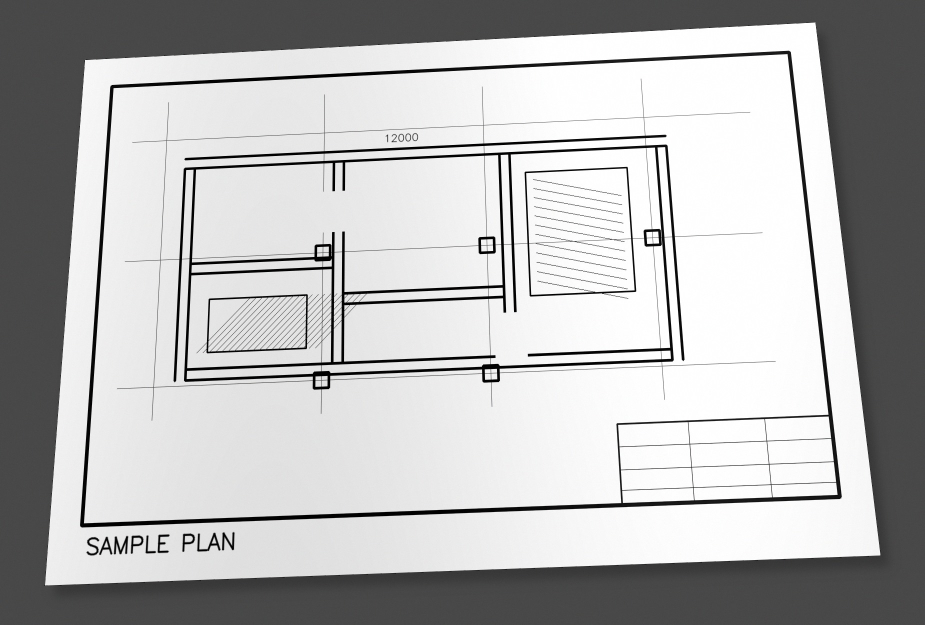
#> input picture cad_photo_to_dxf/samples/test.jpg, 1850 x 1250 px (shown at 1/2 size); its folder holds only this picture in this run
$ python -i scan_cleanup.py   (imports and definitions only)   (older library calls are emulated)
#> lines starting #> are read from the running program, lines starting #| are printed output that depends on the picture; after the words box and inside, x2 and y2 are one past the last pixel; in counts of white or black regions, pixels touching at a corner belong together
### cad_photo_to_dxf/app/performance_observability.py
from __future__ import annotations

from collections.abc import Callable
from time import perf_counter


PerformanceCallback = Callable[[str, float], None]


def performance_clock() -> float:
    """Return a monotonic high-resolution timestamp for stage measurements."""

    return perf_counter()


def emit_performance(
    callback: PerformanceCallback | None,
    stage: str,
    seconds: float,
) -> None:
    """Publish one non-negative stage duration without affecting processing."""

    if callback is not None:
        callback(stage, max(0.0, float(seconds)))


def record_performance(
    callback: PerformanceCallback | None,
    stage: str,
    started_at: float,
) -> None:
    emit_performance(
        callback,
        stage,
        performance_clock() - started_at,
    )

### cad_photo_to_dxf/app/resolution.py
from __future__ import annotations

from collections.abc import Iterable, Sequence
from math import floor, isfinite


REFERENCE_LONG_EDGE_PX = 2400.0
MIN_IMAGE_LONG_EDGE_FOR_SCALING = 800.0
MIN_RESOLUTION_SCALE = 0.5
MAX_RESOLUTION_SCALE = 3.0


def _positive_finite(value: float, name: str) -> float:
    normalized = float(value)
    if not isfinite(normalized) or normalized <= 0:
        raise ValueError(f"{name} must be a positive finite number")
    return normalized


def _clamp_scale(value: float) -> float:
    normalized = _positive_finite(value, "Resolution scale")
    return max(MIN_RESOLUTION_SCALE, min(MAX_RESOLUTION_SCALE, normalized))


def image_resolution_scale(
    shape: Sequence[int],
    *,
    reference_long_edge_px: float = REFERENCE_LONG_EDGE_PX,
) -> float:
    """Return a bounded multiplier for pixel-domain parameters.

    Tiny synthetic images retain scale 1.0 so unit tests and small icons are not
    interpreted as photographed sheets. Real images scale all distance-based
    parameters against one reference long edge.
    """
    reference = _positive_finite(reference_long_edge_px, "Reference long edge")
    if len(shape) < 2:
        raise ValueError("Image shape must contain height and width")
    height = int(shape[0])
    width = int(shape[1])
    if height <= 0 or width <= 0:
        raise ValueError("Image dimensions must be positive")
    long_edge = float(max(height, width))
    if long_edge < MIN_IMAGE_LONG_EDGE_FOR_SCALING:
        return 1.0
    return _clamp_scale(long_edge / reference)


# [44 lines left out: functions coordinate_resolution_scale, scaled_int, scaled_odd, spatial_bucket, not called in this run]

### cad_photo_to_dxf/app/scan_cleanup.py
from __future__ import annotations

from dataclasses import dataclass

import cv2
import numpy as np

from .performance_observability import (
    PerformanceCallback,
    performance_clock,
    record_performance,
)
from .resolution import image_resolution_scale


_DIGITAL_WHITE_RATIO = 0.90
_BACKGROUND_MAX_SIDE = 1200
_COMPONENT_TILE_SIZE = 2048
_COMPONENT_OVERLAP = 64
_SPECK_TILE_SIZE = 1024
_SPECK_OVERLAP = 64


@dataclass(frozen=True)
class PreparedScanPage:
    gray: np.ndarray
    normalized: np.ndarray
    binary: np.ndarray
    threshold: int
    clean_digital: bool


def _to_gray(image: np.ndarray) -> np.ndarray:
    if image is None or image.size == 0:
        raise ValueError("Scan source image must not be empty")
    if image.ndim == 2:
        gray = image
    elif image.ndim == 3 and image.shape[2] in (3, 4):
        code = cv2.COLOR_BGRA2GRAY if image.shape[2] == 4 else cv2.COLOR_BGR2GRAY
        gray = cv2.cvtColor(image, code)
    else:
        raise ValueError("Scan source must be grayscale, BGR, or BGRA")
    if gray.dtype != np.uint8:
        gray = cv2.normalize(gray, None, 0, 255, cv2.NORM_MINMAX).astype(np.uint8)
    return np.ascontiguousarray(gray)


def _background_estimate(gray: np.ndarray) -> np.ndarray:
    """Estimate slow paper shading without blurring the full-size page repeatedly."""

    height, width = gray.shape
    maximum = max(height, width)
    ratio = min(1.0, _BACKGROUND_MAX_SIDE / float(maximum))
    if ratio < 1.0:
        small = cv2.resize(
            gray,
            (max(1, int(round(width * ratio))), max(1, int(round(height * ratio)))),
            interpolation=cv2.INTER_AREA,
        )
    else:
        small = gray
    sigma = max(7.0, min(small.shape) / 55.0)
    background_small = cv2.GaussianBlur(
        small,
        (0, 0),
        sigmaX=sigma,
        sigmaY=sigma,
        borderType=cv2.BORDER_REPLICATE,
    )
    if background_small.shape != gray.shape:
        background = cv2.resize(
            background_small,
            (width, height),
            interpolation=cv2.INTER_LINEAR,
        )
    else:
        background = background_small
    return np.maximum(background, 32).astype(np.uint8, copy=False)


def _retain_connected_ink(strong: np.ndarray, weak: np.ndarray) -> np.ndarray:
    """Retain weak edge pixels connected to dark ink using bounded-memory tiles."""

    height, width = weak.shape
    retained = np.zeros((height, width), dtype=bool)
    tile_size = _COMPONENT_TILE_SIZE
    overlap = _COMPONENT_OVERLAP

    for core_top in range(0, height, tile_size):
        core_bottom = min(height, core_top + tile_size)
        top = max(0, core_top - overlap)
        bottom = min(height, core_bottom + overlap)
        for core_left in range(0, width, tile_size):
            core_right = min(width, core_left + tile_size)
            left = max(0, core_left - overlap)
            right = min(width, core_right + overlap)

            weak_tile = np.ascontiguousarray(
                weak[top:bottom, left:right], dtype=np.uint8
            )
            if not np.any(weak_tile):
                continue
            strong_tile = strong[top:bottom, left:right]
            count, labels, stats, _centroids = cv2.connectedComponentsWithStats(
                weak_tile,
                connectivity=8,
            )
            keep_label = np.zeros(count, dtype=bool)
            if np.any(strong_tile):
                keep_label[np.unique(labels[strong_tile])] = True
            keep_label[0] = False
            keep_label &= stats[:, cv2.CC_STAT_AREA] >= 2

            local_core = keep_label[
                labels[
                    core_top - top : core_bottom - top,
                    core_left - left : core_right - left,
                ]
            ]
            retained[core_top:core_bottom, core_left:core_right] = local_core
    return retained


def _clean_scanned_page(
    gray: np.ndarray,
    *,
    performance_callback: PerformanceCallback | None = None,
) -> tuple[np.ndarray, np.ndarray]:
    """Recover ink from stained, folded, taped, or unevenly exposed paper.

    Broad paper shading is divided out first. A two-level connected-component gate
    then retains weak antialiasing only when it belongs to a component containing
    genuinely dark ink. The component pass is tiled so large architectural sheets
    do not allocate a page-sized 32-bit labels array.
    """

    normalization_started = performance_clock()
    background = _background_estimate(gray)
    divided = cv2.divide(gray, background, scale=255)
    normalized = cv2.addWeighted(gray, 0.62, divided, 0.38, 0.0)
    local_delta = background.astype(np.int16) - gray.astype(np.int16)
    record_performance(
        performance_callback,
        "background_normalization",
        normalization_started,
    )

    binarization_started = performance_clock()
    strong = (divided < 190) | (gray < 95)
    weak = ((divided < 236) & (local_delta > 4)) | (gray < 155)
    retained = _retain_connected_ink(strong, weak)
    retained |= strong
    # Do not close one-pixel horizontal or vertical gaps globally.  On a
    # low-resolution plan those gaps are also the only separation between a
    # glyph and a leader, between adjacent symbols, or between a symbol and a
    # cell rule.  A generic 2x1/1x2 close welded those independent objects
    # together and produced the dense "stuck image" clusters seen in CAD.
    # Connected weak ink recovery above already retains antialiased members of
    # each real source component; any further repair must be semantic and
    # local, not a page-wide morphological bridge.
    binary = np.where(retained, 0, 255).astype(np.uint8)
    record_performance(
        performance_callback,
        "binarization",
        binarization_started,
    )
    return np.ascontiguousarray(normalized), np.ascontiguousarray(binary)


def _suppress_dense_speckle(binary: np.ndarray) -> np.ndarray:
    """Remove clustered scanner dust while preserving isolated punctuation and ink."""

    height, width = binary.shape
    cleaned = binary.copy()
    tile_size = _SPECK_TILE_SIZE
    overlap = _SPECK_OVERLAP
    for core_top in range(0, height, tile_size):
        core_bottom = min(height, core_top + tile_size)
        top = max(0, core_top - overlap)
        bottom = min(height, core_bottom + overlap)
        for core_left in range(0, width, tile_size):
            core_right = min(width, core_left + tile_size)
            left = max(0, core_left - overlap)
            right = min(width, core_right + overlap)
            foreground = np.ascontiguousarray(
                binary[top:bottom, left:right] == 0,
                dtype=np.uint8,
            )
            count, labels, stats, centroids = cv2.connectedComponentsWithStats(
                foreground,
                connectivity=8,
            )
            if count <= 1:
                continue
            tiny = (
                (stats[:, cv2.CC_STAT_AREA] <= 3)
                & (stats[:, cv2.CC_STAT_WIDTH] <= 2)
                & (stats[:, cv2.CC_STAT_HEIGHT] <= 2)
            )
            tiny[0] = False
            tiny_labels = np.flatnonzero(tiny)
            if tiny_labels.size < 32:
                continue

            centers = np.zeros(foreground.shape, dtype=np.uint8)
            for label_value in tiny_labels:
                center_x, center_y = centroids[int(label_value)]
                centers[
                    max(0, min(centers.shape[0] - 1, int(round(center_y)))),
                    max(0, min(centers.shape[1] - 1, int(round(center_x)))),
                ] = 1
            density = cv2.boxFilter(
                centers,
                cv2.CV_32F,
                (128, 128),
                normalize=False,
                borderType=cv2.BORDER_CONSTANT,
            )
            remove_label = np.zeros(count, dtype=bool)
            for label_value in tiny_labels:
                center_x, center_y = centroids[int(label_value)]
                cy = max(0, min(density.shape[0] - 1, int(round(center_y))))
                cx = max(0, min(density.shape[1] - 1, int(round(center_x))))
                if density[cy, cx] >= 40.0:
                    remove_label[int(label_value)] = True

            core_labels = labels[
                core_top - top : core_bottom - top,
                core_left - left : core_right - left,
            ]
            core = cleaned[core_top:core_bottom, core_left:core_right]
            core[remove_label[core_labels]] = 255
    return np.ascontiguousarray(cleaned)


def _suppress_long_low_contrast_artifacts(
    gray: np.ndarray,
    binary: np.ndarray,
) -> np.ndarray:
    """Remove broad fold/tape edges without erasing thin rules or punctuation."""

    scale = image_resolution_scale(binary.shape)
    low_contrast = np.where(
        (binary == 0) & (gray >= 120),
        255,
        0,
    ).astype(np.uint8)
    if not cv2.countNonZero(low_contrast):
        return np.ascontiguousarray(binary)

    minimum_run = max(
        int(round(48.0 * scale)),
        int(round(min(binary.shape[:2]) * 0.04)),
    )
    distance = cv2.distanceTransform(low_contrast, cv2.DIST_L2, 3)
    cleaned = np.ascontiguousarray(binary.copy(), dtype=np.uint8)
    minimum_diameter = max(3.0, 3.5 * scale)

    for kernel in (
        cv2.getStructuringElement(cv2.MORPH_RECT, (minimum_run, 1)),
        cv2.getStructuringElement(cv2.MORPH_RECT, (1, minimum_run)),
    ):
        seeds = cv2.morphologyEx(low_contrast, cv2.MORPH_OPEN, kernel)
        count, labels, stats, _centroids = cv2.connectedComponentsWithStats(
            np.where(seeds > 0, 255, 0).astype(np.uint8),
            connectivity=8,
        )
        for label_value in range(1, count):
            component = labels == label_value
            component_width = int(stats[label_value, cv2.CC_STAT_WIDTH])
            component_height = int(stats[label_value, cv2.CC_STAT_HEIGHT])
            if max(component_width, component_height) < minimum_run:
                continue
            diameters = distance[component] * 2.0
            if not diameters.size or float(np.median(diameters)) < minimum_diameter:
                continue
            tones = gray[component]
            if not tones.size or float(np.median(tones)) < 132.0:
                continue
            radius = max(2, int(np.ceil(float(np.percentile(diameters, 75)) * 0.5)))
            component_mask = np.where(component, 255, 0).astype(np.uint8)
            expanded = cv2.dilate(
                component_mask,
                cv2.getStructuringElement(
                    cv2.MORPH_ELLIPSE,
                    (radius * 2 + 1, radius * 2 + 1),
                ),
                iterations=1,
            )
            removal = (expanded > 0) & (low_contrast > 0)
            cleaned[removal] = 255
    return np.ascontiguousarray(cleaned)


def prepare_scan_page(
    image: np.ndarray,
    *,
    foreground_threshold: int | None = None,
    performance_callback: PerformanceCallback | None = None,
) -> PreparedScanPage:
    """Prepare either a clean digital page or a damaged scan for OCR and tracing."""

    gray = _to_gray(image)
    exact_white_ratio = float(np.count_nonzero(gray == 255)) / float(gray.size)
    clean_digital = exact_white_ratio >= _DIGITAL_WHITE_RATIO

    if foreground_threshold is not None:
        normalization_started = performance_clock()
        normalized = gray
        record_performance(
            performance_callback,
            "background_normalization",
            normalization_started,
        )
        binarization_started = performance_clock()
        threshold = int(max(1, min(254, foreground_threshold)))
        _unused, binary = cv2.threshold(gray, threshold, 255, cv2.THRESH_BINARY)
    elif clean_digital:
        normalization_started = performance_clock()
        normalized = gray
        record_performance(
            performance_callback,
            "background_normalization",
            normalization_started,
        )
        binarization_started = performance_clock()
        threshold = 254
        _unused, binary = cv2.threshold(gray, threshold, 255, cv2.THRESH_BINARY)
    else:
        threshold = 128
        normalized, binary = _clean_scanned_page(
            gray,
            performance_callback=performance_callback,
        )
        binarization_started = performance_clock()

    if int(np.count_nonzero(binary == 0)) > binary.size // 2:
        binary = 255 - binary
    if not clean_digital and foreground_threshold is None:
        binary = _suppress_dense_speckle(binary)
        binary = _suppress_long_low_contrast_artifacts(gray, binary)
    record_performance(
        performance_callback,
        "binarization",
        binarization_started,
    )

    return PreparedScanPage(
        gray=np.ascontiguousarray(gray),
        normalized=np.ascontiguousarray(normalized),
        binary=np.ascontiguousarray(binary),
        threshold=threshold,
        clean_digital=clean_digital,
    )

>>> import cv2
>>> picture = cv2.imread('../samples/test.jpg')
#> picture is the input picture: shape (1250, 1850, 3); mean B, G, R 183.2, 183.2, 183.2
>>> result = prepare_scan_page(picture)
#> in prepare_scan_page, `exact_white_ratio = float(np.count_nonzero(gray == 255)) / float(gray...`: exact_white_ratio = 0.0497
#> in prepare_scan_page, `clean_digital = exact_white_ratio >= _DIGITAL_WHITE_RATIO`: clean_digital = False
#> in _background_estimate, `background_small = cv2.GaussianBlur( small, (0, 0), sigmaX=sigma, sigm..`:
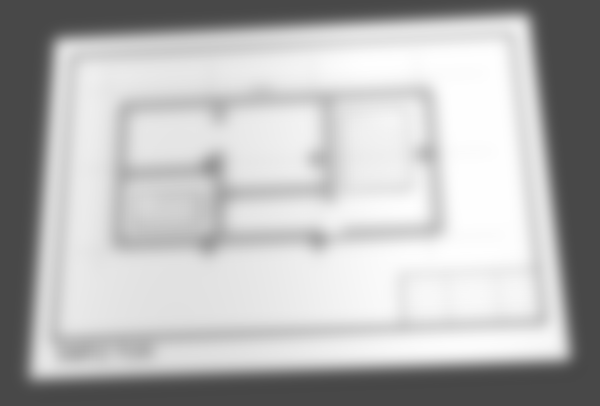
#> background_small: shape (811, 1200) (shown at 1/2 size); min 71, max 254, mean 183.1
#> in _clean_scanned_page, `divided = cv2.divide(gray, background, scale=255)`:
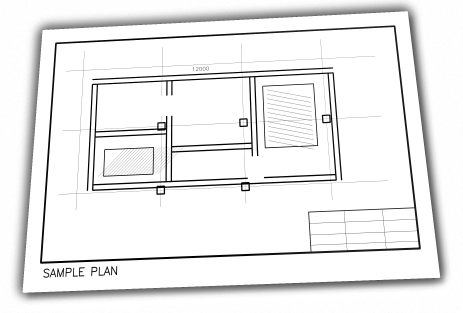
#> divided: shape (1250, 1850) (shown at 1/4 size); min 0, max 255, mean 236.9
#> in _clean_scanned_page, `local_delta = background.astype(np.int16) - gray.astype(np.int16)`:
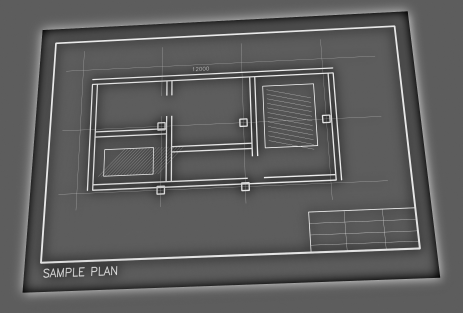
#> local_delta: shape (1250, 1850) int16 (shown at 1/4 size); min -136, max 236, mean -0.1; drawn with min black and max white
#> in _clean_scanned_page, `strong = (divided < 190) | (gray < 95)`:
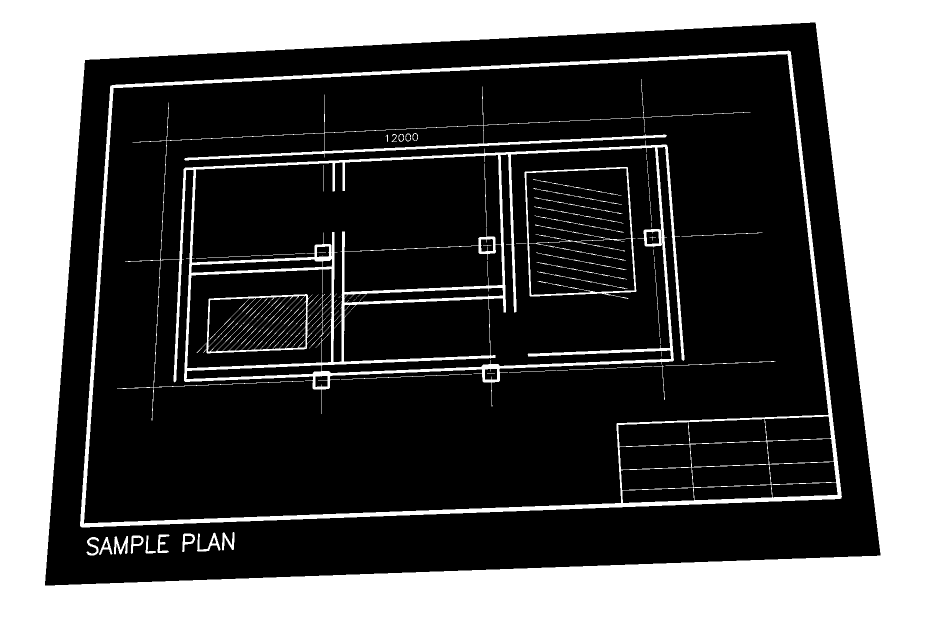
#> strong: shape (1250, 1850) bool (shown at 1/2 size); 32.8% white; 81 white regions (31 under 20 px), largest, box (x1, y1, x2, y2) and area: (0, 0, 1850, 1250) 652829, (234, 173, 1369, 841) 54316, (160, 101, 1684, 1055) 40130
#> after the loop in _suppress_dense_speckle, `for core_top in range(0, height, tile_size):`:
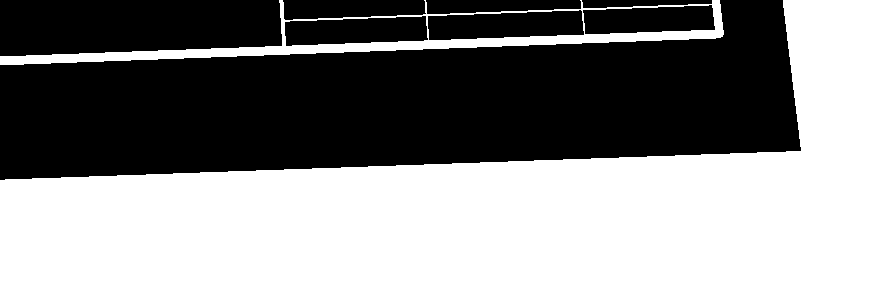
#> foreground: shape (290, 890); values 0 (black) and 1 (white), 52.3% white; 8 black regions, largest, box (x1, y1, x2, y2) and area: (0, 0, 801, 180) 93608, (0, 0, 282, 56) 14370, (428, 10, 584, 40) 3723
#> in _suppress_long_low_contrast_artifacts, `scale = image_resolution_scale(binary.shape)`: scale = 0.771
#> in _suppress_long_low_contrast_artifacts, `low_contrast = np.where( (binary == 0) & (gray >= 120), 255, 0, ).asty..`:
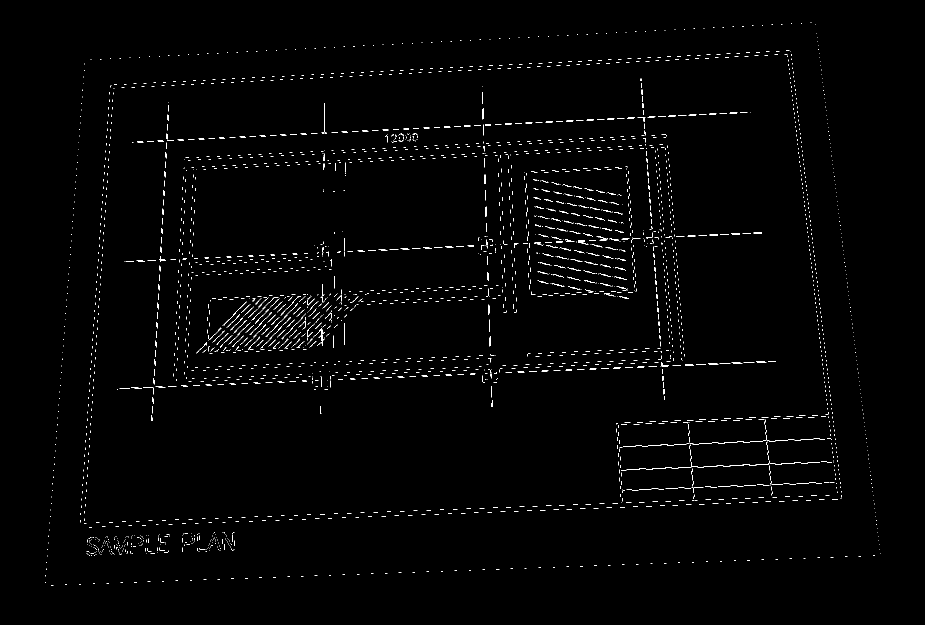
#> low_contrast: shape (1250, 1850) (shown at 1/2 size); 1% white in thin lines or dots, all inside (x1, y1, x2, y2) = (90, 45, 1761, 1171)
#> in _suppress_long_low_contrast_artifacts, `minimum_run = max( int(round(48.0 * scale)), int(round(min(binary.shap..`: minimum_run = 50
#> in _suppress_long_low_contrast_artifacts, `distance = cv2.distanceTransform(low_contrast, cv2.DIST_L2, 3)`:
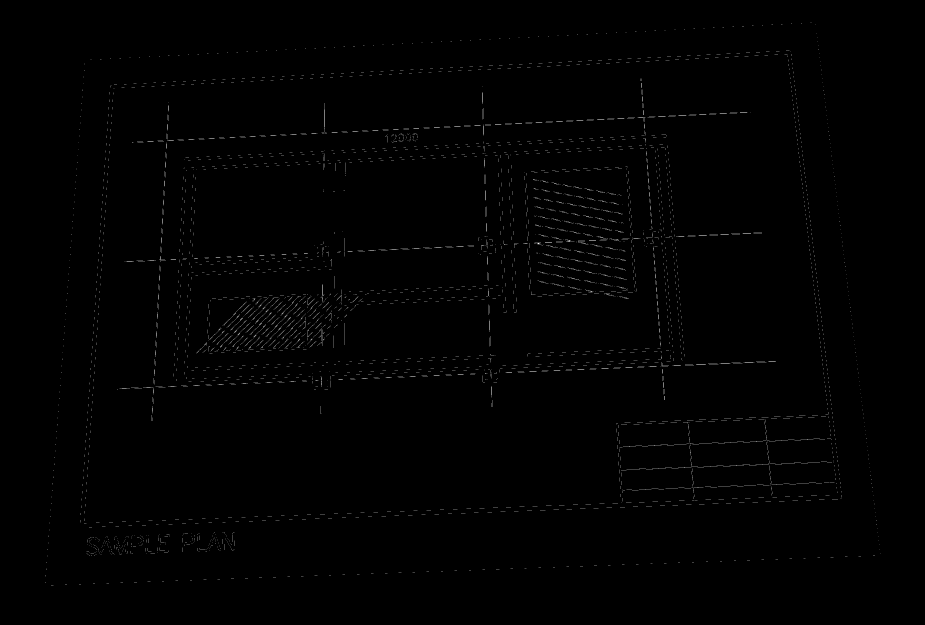
#> distance: shape (1250, 1850) float32 (shown at 1/2 size); min 0, max 1.91, mean 0.00993; drawn with min black and max white
#> in _suppress_long_low_contrast_artifacts, `minimum_diameter = max(3.0, 3.5 * scale)`: minimum_diameter = 3
#> the loop in _suppress_long_low_contrast_artifacts, `for kernel in ( cv2.getStructuringElement(cv2.MORPH_RECT, (minimum_run..` made 2 passes
#> (count, stats) on passes 1 to 2: (1, [[0, 0, 1850, 1250, 2312500]]), (1, [[0, 0, 1850, 1250, 2312500]])
